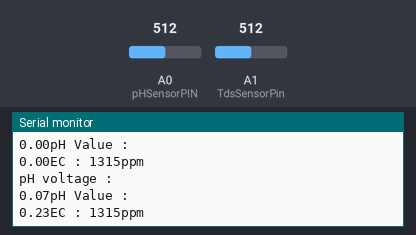
The sketch below on a simulated Arduino Uno, built with avr-gcc and run on an emulated ATmega328P. On the bench: the last lines printed to the serial monitor. Inputs (shaded band) come from the test bench; at power-on: A0 (pHSensorPIN) = 512, A1 (TdsSensorPin) = 512.

Above: at 1.8 s.
1.9 s: A0 (pHSensorPIN) set to 716
At 2.5 s:
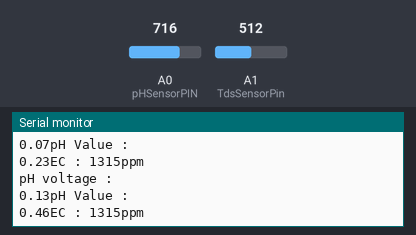
3.4 s: A1 (TdsSensorPin) set to 716
At 4.7 s:
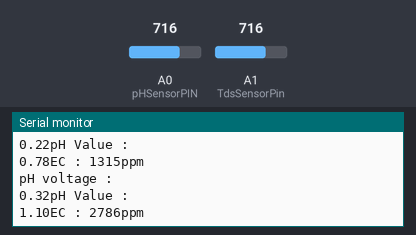
4.9 s: A0 (pHSensorPIN) set to 900
At 5.8 s:
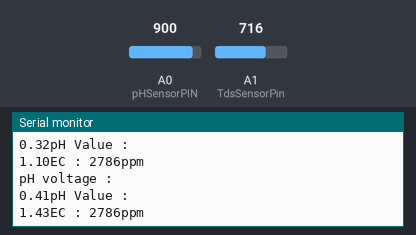
6.4 s: A1 (TdsSensorPin) set to 900
At 7.8 s:
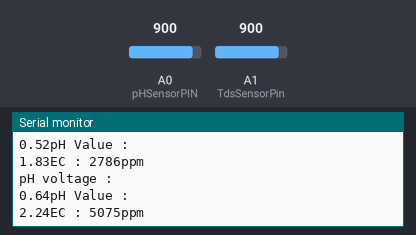
Timing chart, 0 to 8.9 s (numbered marks = the images above; inputs shaded):
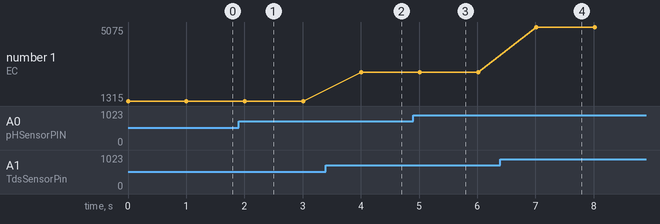

The sketch:

pH_TDS.ino
```cpp
// (licence header left out)
 /***********Notice and Trouble shooting***************
 1. This code is tested on Arduino Uno with Arduino IDE 1.0.5 r2 and 1.8.2.
 2. Calibration CMD:
     enter -> enter the calibration mode
     cal:tds value -> calibrate with the known tds value(25^c). e.g.cal:707
     exit -> save the parameters and exit the calibration mode
 ****************************************************/

#include <EEPROM.h>
#include "GravityTDS.h"

// pH module dfrobot
#define pHSensorPIN A0            //pH meter Analog output to Arduino Analog Input 0
#define Offset 0.00               //deviation compensate
#define ArrayLenth  40            //times of collection
int pHArray[ArrayLenth];          //Store the average value of the sensor feedback
int pHArrayIndex=0;


#define TdsSensorPin A1
GravityTDS gravityTds;

float temperature = 25,tdsValue = 0;

void setup()
{
    Serial.begin(115200);
    gravityTds.setPin(TdsSensorPin);
    gravityTds.setAref(5.0);  //reference voltage on ADC, default 5.0V on Arduino UNO
    gravityTds.setAdcRange(1024);  //1024 for 10bit ADC;4096 for 12bit ADC
    gravityTds.begin();  //initialization
}

void loop()
{
    //---------- START pH Module ----------
    static float pHValue,voltage;
    pHArray[pHArrayIndex++]=analogRead(pHSensorPIN);
    if(pHArrayIndex==ArrayLenth)pHArrayIndex=0;
    voltage = avergearray(pHArray, ArrayLenth)*5.0/1024;
    pHValue = 3.5*voltage+Offset;

    Serial.println("pH voltage :");
    Serial.print(voltage,2);

    Serial.println("pH Value :");
    Serial.print(pHValue,2);
    //---------- END pH Module ----------


    //temperature = readTemperature();  //add your temperature sensor and read it
    gravityTds.setTemperature(temperature);  // set the temperature and execute temperature compensation
    gravityTds.update();  //sample and calculate
    tdsValue = gravityTds.getTdsValue();  // then get the value
    Serial.print("EC : ");
    Serial.print(tdsValue,0);
    Serial.println("ppm");
    delay(1000);
}

//---------- Function for Calculate pH Module DFRobot ----------
double avergearray(int* arr, int number){
  int i;
  int max,min;
  double avg;
  long amount=0;
  if(number<=0){
    Serial.println("Error number for the array to avraging!/n");
    return 0;
  }
  if(number<5){   //less than 5, calculated directly statistics
    for(i=0;i<number;i++){
      amount+=arr[i];
    }
    avg = amount/number;
    return avg;
  }else{
    if(arr[0]<arr[1]){
      min = arr[0];max=arr[1];
    }
    else{
      min=arr[1];max=arr[0];
    }
    for(i=2;i<number;i++){
      if(arr[i]<min){
        amount+=min;        //arr<min
        min=arr[i];
      }else {
        if(arr[i]>max){
          amount+=max;    //arr>max
          max=arr[i];
        }else{
          amount+=arr[i]; //min<=arr<=max
        }
      }//if
    }//for
    avg = (double)amount/(number-2);
  }//if
  return avg;
}
```

Measured:
- after the input at 3.4 s, the serial monitor: prints a new line after 0.61 s (image 2)
- after the input at 6.4 s, the serial monitor: prints a new line after 0.62 s (image 4)
- plotted number 1: 1315 → 2786 after the input at 3.4 s, 2786 → 5075 after the input at 6.4 s
